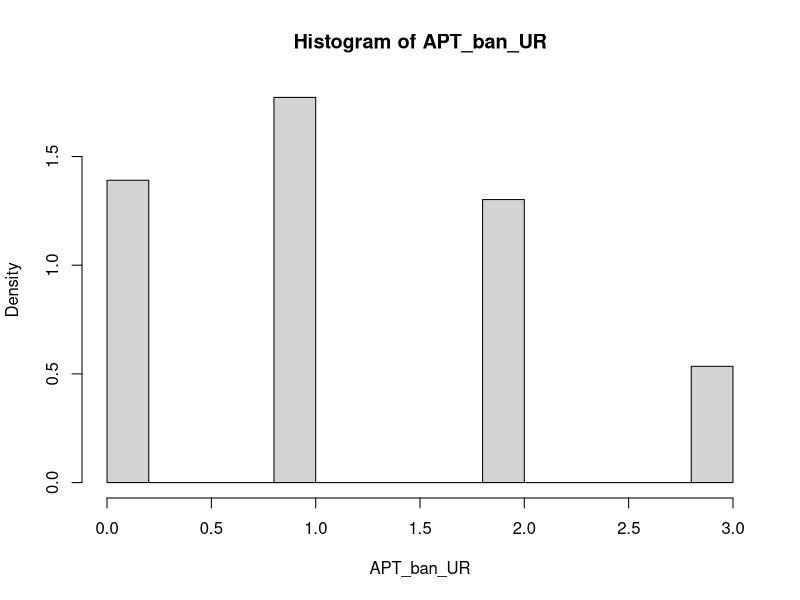
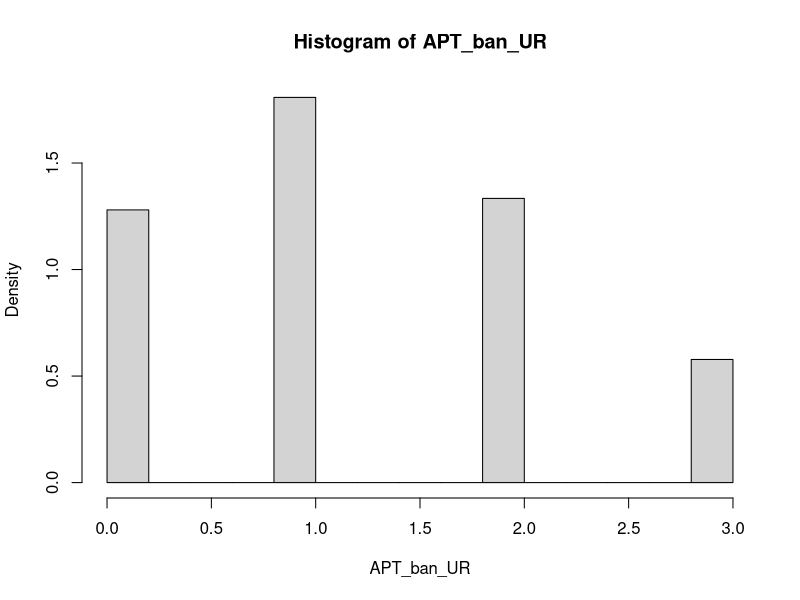
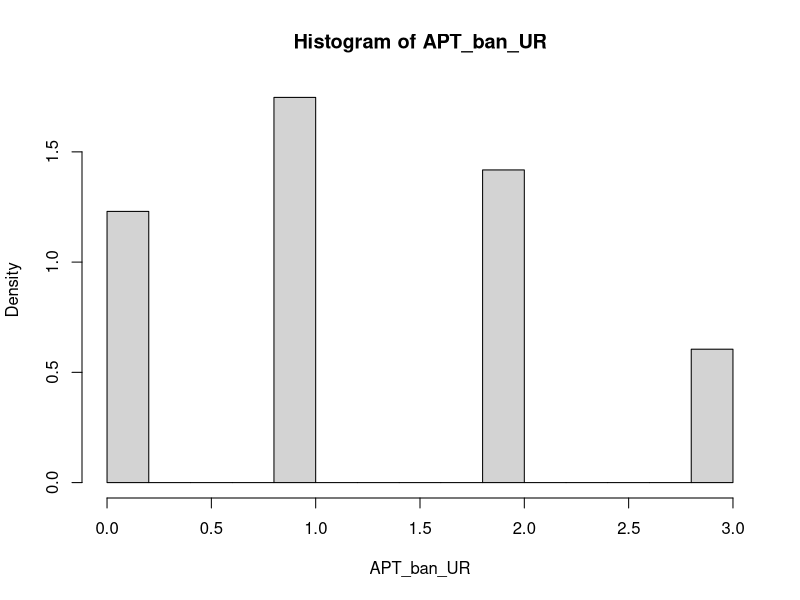
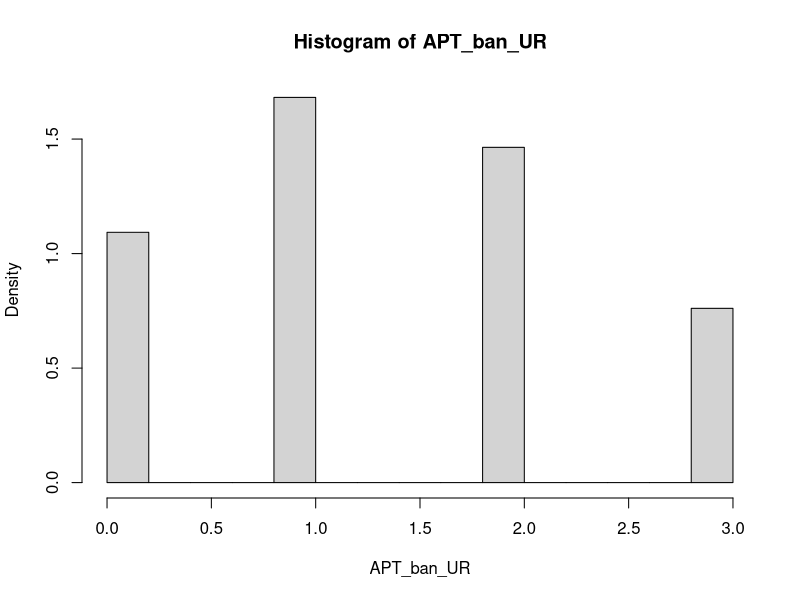
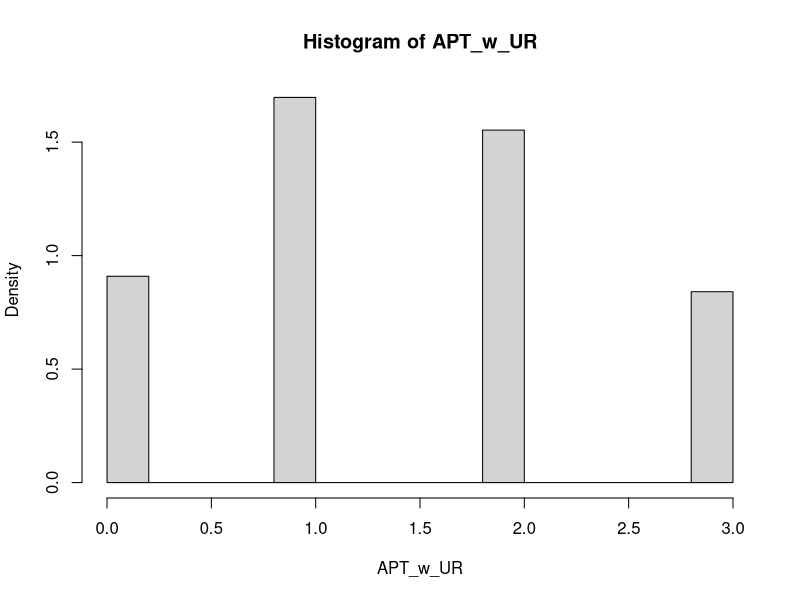
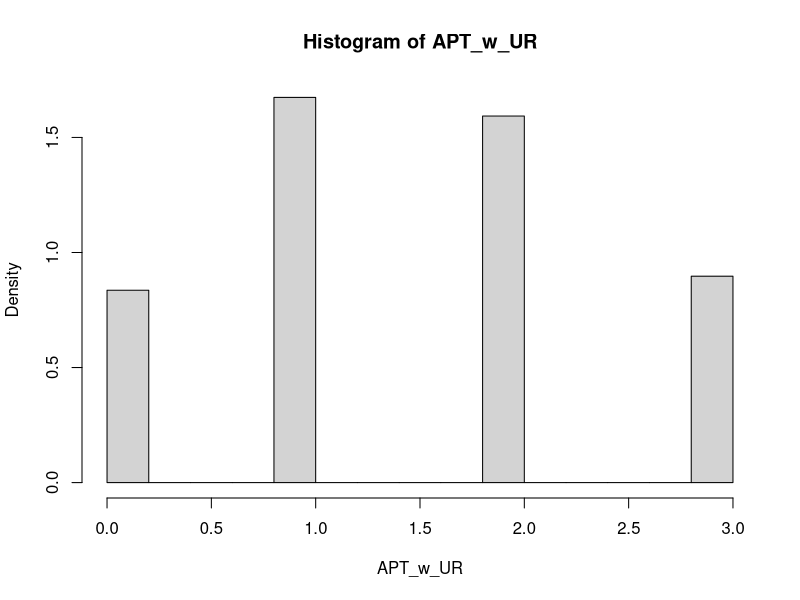
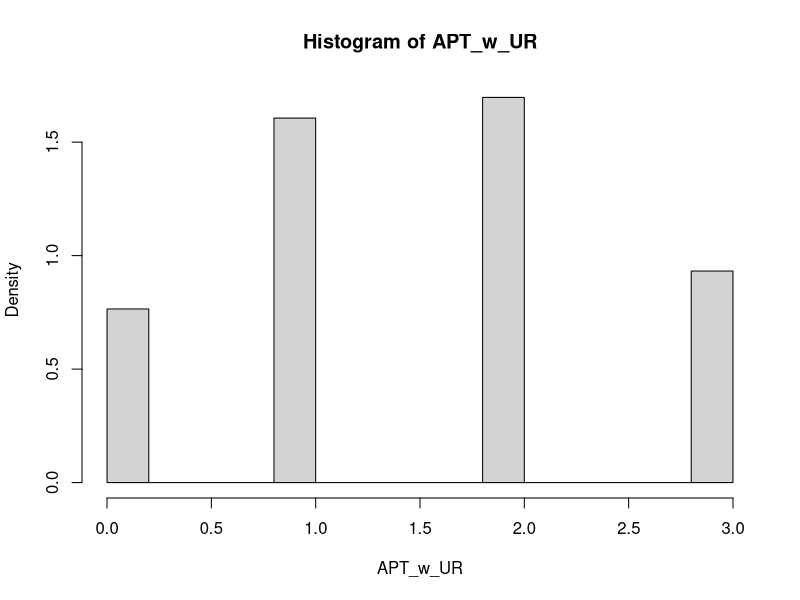
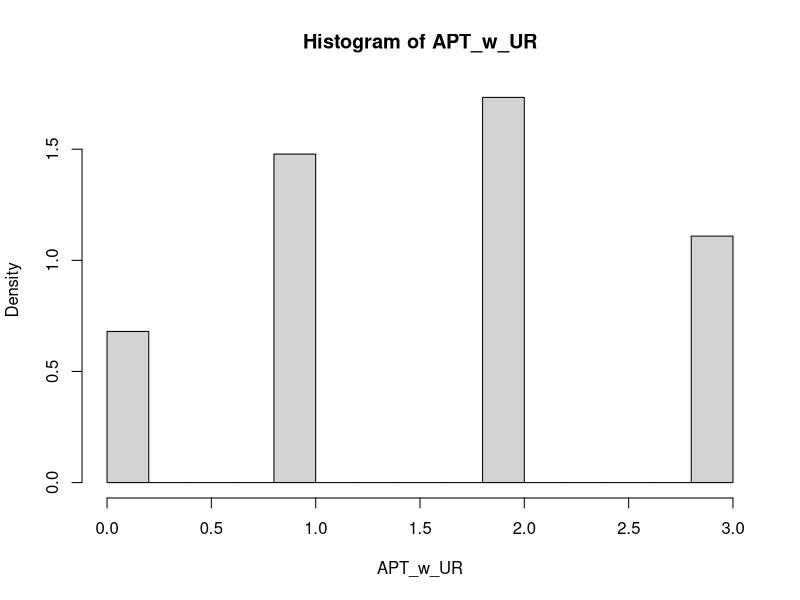

Generate these figures, in order, with R:
## ---- chunk 1
knitr::opts_chunk$set(echo = TRUE)
## ---- chunk 2
UR <- function(){

}
## ---- chunk 3
#' TSPostdiff AP Test
#'
#' Runs TSPostdiff in two armed scenario for n batches, with given batch size and burnin period, calculate AP Test statistic with or without UR.
#' @param pa prior probability of arm a
#' @param pb prior probability of arm b
#' @param n number of trials in one simulation 
#' @param burnin number of batches that runs only uniform random sampling before applying TS-Post Diff to provide more successes and failures in the beta distribution # nolint
#' @param batch number of trials before updating posterior probability
#' 
#' @return vector containing WaldScore[n], reward[n], APT_ban_UR, APT_w_UR: the final waldscore, reward, and AP test statistics for both arms

TSPDD <- function(pa, pb, n, c, burnin, batch) {
  # Set arm success and failures
  # ex. [0,1,1,1,2, 3, 3, 4, 5, 6] final index is total successes
  arm_a_successes <- c(0)
  arm_a_failures <- c(0)
  arm_b_successes <- c(0)
  arm_b_failures <- c(0)
  
  # Successes and failures as a list of one number at a certain time
  arm_a_s <- c(0)
  arm_a_f <- c(0)
  arm_b_s <- c(0)
  arm_b_f <- c(0)
 
  # AP Test statistic for arm a and arm b
  
  APT_ban_UR = 0
  APT_w_UR = 0
  
  # list that tracks number of successes for all arms
  # history generated for all the arms successes and failures
  abl <- c()
  
  # BURNIN PERIOD: use UR only
  for (i in 1:burnin) {
    # draw_a and draw_b are local variables, determine which arm add the first UR distribution
    # draw a and draw b: allocation probability of arms a and b
    draw_a <- runif(1)
    draw_b <- runif(1) #whenever runif(1) < pa/pb is indicated inside of draw a  
                         #and draw b comparisons, it means an arm is being
                           #pulled (with random probability)
    
    # if draw a is bigger than draw b
    if (draw_a > draw_b) {
      # "choose arm a"
      # Check if smaller than prior probability, update abl, number of successes & failures for arm a
      # new randomly generated probability is smaller than the prior probability
      # check if arm a was "successful", has reward
      if (runif(1) < pa) {
        # arm a is successful
        abl[i] <- 1
        arm_a_s <- arm_a_s + 1  #runif(1) is different in each pa/pb comparison
      } else {
        # arm a was not successful (not chosen)
        abl[i] <- 0
        arm_a_f <- arm_a_f + 1
      }
    }

    # if draw b is bigger than draw a
    else{
      # Check if smaller than prior probability, update abl, number of successes & failures for arm b
      if (runif(1) < pb) {
        abl[i] <- 1
        arm_b_s <- arm_b_s + 1
      }
      else {
        abl[i] <- 0
        arm_b_f <- arm_b_f + 1
      }
    }

    # Update total number of success and failures for arms a and b
    # TODO: why not directly add to arm_a_successes earlier? Difference between these
    arm_a_successes[i] <- arm_a_s
    arm_a_failures[i] <- arm_a_f
    arm_b_successes[i] <- arm_b_s
    arm_b_failures[i] <- arm_b_f
    
     #^^tracking the build-up of successes and failures under each arm, during
      #each iteration of for loop, starts at 0, continues until #burnin                    #total iterations, first index = 0, last index = # of successes 
    
    
  }

  # NOT BURNIN PERIOD: Use TS or UR depending on difference between posterior probabilities
  
  for (i in (burnin + 1):n) {
    # update posterior probability based on batch size 
    m = i %% batch 
    # Update posterior probability
    if (m == 0){
      draw_a <-
        rbeta(1, arm_a_successes[i - 1] + 1, arm_a_failures[i - 1] + 1) #draw from Beta(alpha, beta) distribution based on current successes & failures
      draw_b <-
        rbeta(1, arm_b_successes[i - 1] + 1, arm_b_failures[i - 1] + 1) # alpha = current successes, beta = current failures of each arm
    }
    # Does not update posterior probability 
    else{
      draw_a <-
        rbeta(1, arm_a_successes[i - m] + 1, arm_a_failures[i - m] + 1) # using the last settings for the distribution (not updated yet)
      draw_b <-
        rbeta(1, arm_b_successes[i - m] + 1, arm_b_failures[i - m] + 1)
    }
    # you can change 1000 to 10000 or whatever to make the result better.
    
    # if difference between the posterior probabilities is smaller than the threshold, use UR
    if (abs(draw_a - draw_b) < c) {
      draw_a <- runif(1)
      draw_b <- runif(1)
    } 
    # otherwise, use TS 
    # TODO: refactor code for TS and UR? avoid repetitive code
    # generate TS based on past history
    else {
      if (m == 0){ #batch = # of trials iterated before posterior prob update 
                    #this means whenever m becomes 0 again, the post prob
                   #is updated over and over again
                  #greater batch size -> slower and less post prob updates
        draw_a <-
          rbeta(1, arm_a_successes[i - 1] + 1, arm_a_failures[i - 1] + 1)
        draw_b <-
          rbeta(1, arm_b_successes[i - 1] + 1, arm_b_failures[i - 1] + 1)
      }
              #each time batch size is "crossed", m == 0, rbeta parameters are
        #updated to include most current success/failure counts, post prob
      #when m != 0, we stick with info from previous batch, older post prob
    #why rbeta? most suitable for binary reward system such as TSPDD
  #you can change 1000 to 10000 or whatever to make the result better
      else{
        draw_a <-
          rbeta(1, arm_a_successes[i - m] + 1, arm_a_failures[i - m] + 1)
        draw_b <-
          rbeta(1, arm_b_successes[i - m] + 1, arm_b_failures[i - m] + 1)
      }
          #same TS updating process done here again but on a more local level, 
        #if the effect size is better than the threshold, it shows we are 
      #willing to go back to exploiting again, when effect size is smaller, 
    #we are open to doing more exploration with UR
      
      # update AP_{ban UR} (without UR sampling)
      if (draw_b >draw_a){
        APT_ban_UR = APT_ban_UR + 1
      }
    }
    # Update arm a and arm b history
    # Always runs, no matter if it is UR or TS 
    if (draw_a > draw_b) {
      if (runif(1) < pa) {
        abl[i] <- 1
        arm_a_s <- arm_a_s + 1
      } else {
        abl[i] <- 0
        arm_a_f <- arm_a_f + 1
      }
    } else{
      if (runif(1) < pb) {
        abl[i] <- 1
        arm_b_s <- arm_b_s + 1
      } else {
        abl[i] <- 0
        arm_b_f <- arm_b_f + 1
      }
    }

    # AP_{w/ UR} (including the ones with UR)
    if (draw_b > draw_a){
      APT_w_UR <- APT_w_UR + 1
    }
    arm_a_successes[i] <- arm_a_s
    arm_a_failures[i] <- arm_a_f
    arm_b_successes[i] <- arm_b_s
    arm_b_failures[i] <- arm_b_f
  }


  #na: number of times arm A was pulled. nb: number of times arm B was pulled
  na <- arm_a_successes + arm_a_failures
  nb <- arm_b_successes + arm_b_failures
  # estimated posterior probability of arms a and b
  # [] posterior prob for arm a to be successful for each timepoint
  pa_est <- arm_a_successes / na
  pb_est <- arm_b_successes / nb

  # waldScore for confidence interval, is a way to analyze categorical data underlying chi-squared distribution
  # vectors, instead of summation
  WaldScore <-
    (pa_est - pb_est) / sqrt(pa_est * (1 - pa_est) / na + pb_est * (1 - pb_est) /nb)
  
  # vector of rewards (history)
  # expected reward we have from both arms at different sample sizes
  # TODO: rename to expected reward
  reward <- (na * pa + nb * pb) / c(1:n)
  
  # 
  return(c(WaldScore[n], reward[n], APT_ban_UR, APT_w_UR))
}
## ---- chunk 4
#' Critical Value (Normal)
#'
#' Finds critical value using normal assumption on LLN
#' @param APT AP Test statistic
#' @param alpha Customized significance level
#' 
#' @return generated critical value from normality assumption

normal_cv <- function(APT, alpha){
  m <- mean(APT) 
  v <- var(APT)
  sd <- sqrt(v)
  normal_rej <- qnorm(1-alpha)
  cv <- normal_rej * sd + m
  return(cv)
}
## ---- chunk 5
#' Critical Value (Empirical)
#'
#' Finds critical value using empirical assumption on LLN
#' @param APT AP Test statistic
#' @param alpha Customized significance level
#' 
#' @return generated critical value from expeirical simulations

empirical_cv <- function(APT, alpha){
  cdf = 0
  i = 0 
  while (cdf <= 1- alpha){
    p_i <-sum(APT == i)/length(APT)
    cdf <- sum(cdf, p_i)
    i = i + 1
  }
  return(i-1)
}
## ---- chunk 6

#' Calculating FPR for Effect Size
#'
#' Finds critical value using empirical assumption on LLN
#' @param APT AP Test statistic
#' @param alpha customized significance level
#' 
#' @return critical value
## ---- chunk 7
set.seed(0)
#calculate power and reward in case p0 < p1
alpha <- 0.05
effect_size <- 0 # effect size is 0: no difference between arms
p0 <- 0.5 - effect_size / 2
p1 <- 0.5 + effect_size / 2
N <- 15 # sample_size(total number of trials in one simulation)
B <- 5000 # number of simulations
c <- 0.1 # threshold
burn_in <- 2 # # of burnin trials
n <-  3 # batch_size
Ti <- N/n # num_batches

results <- array(dim = c(B, 4))
for (i in 1:B) {
  results[i,] <-
    TSPDD(
      pa = p0,
      pb = p1,
      n = Ti,
      c = c,
      burnin = burn_in, #burnin=1 means no burnin needs to be larger than batch-1, burnin=2 means there is one UR distribution before apply TSPost-Diff
      batch = n
    ) 
}
average_power = mean(results[, 1] > qnorm(1-alpha))
average_reward = mean(results[, 2])
APT_ban_UR = results[,3]
APT_w_UR = results[,4]

#Histogram of APT_ban_UR
hist(APT_ban_UR, freq = FALSE)

# empirical and normal CV of APT_ban_UR is
em_cv <- empirical_cv(APT_ban_UR,alpha)
paste('empirical CV is', em_cv)
norm_cv <- normal_cv(APT_ban_UR,alpha)
paste('normal CV is', norm_cv)

# empirical cdf of APT_ban_UR is
F1 <- ecdf(APT_ban_UR)

# empirical and normal FPR of APT_ban_UR is
paste('empirical FPR is', 1-F1(em_cv))
paste('normal FPR is', 1-F1(floor(norm_cv)))
## ---- chunk 8
set.seed(0)
#calculate power and reward in case p0 < p1
alpha <- 0.05
effect_size <- 0.05 # effect size is 0.05: difference between arm's rewards is 0.05
p0 <- 0.5 - effect_size / 2
p1 <- 0.5 + effect_size / 2

for (i in 1:B) {
  results[i,] <-
    TSPDD(
      pa = p0,
      pb = p1,
      n = Ti,
      c = c,
      burnin = burn_in, #burnin=1 means no burnin needs to be larger than batch-1
      batch = n
    ) 
}
average_power = mean(results[, 1] > qnorm(1-alpha))
average_reward = mean(results[, 2])
APT_ban_UR = results[,3]
APT_w_UR = results[,4]

#Histogram of APT_ban_UR
hist(APT_ban_UR, freq = FALSE)
F1 <- ecdf(APT_ban_UR)

paste('empircal Power is', 1-F1(em_cv))
paste('normal Power is', 1-F1(floor(norm_cv)))
## ---- chunk 9
set.seed(0)
#calculate power and reward in case p0 < p1
alpha <- 0.05
effect_size <- 0.1
p0 <- 0.5 - effect_size / 2
p1 <- 0.5 + effect_size / 2

for (i in 1:B) {
  results[i,] <-
    TSPDD(
      pa = p0,
      pb = p1,
      n = Ti,
      c = c,
      burnin = burn_in, #burnin=1 means no burnin needs to be larger than batch-1
      batch = n
    ) 
}
average_power = mean(results[, 1] > qnorm(1-alpha))
average_reward = mean(results[, 2])
APT_ban_UR = results[,3]
APT_w_UR = results[,4]
#Histogram of APT_ban_UR
hist(APT_ban_UR, freq = FALSE)

F1 <- ecdf(APT_ban_UR)

paste('empircal Power is', 1-F1(em_cv))
paste('normal Power is', 1-F1(floor(norm_cv)))
## ---- chunk 10
set.seed(0)
#calculate power and reward in case p0 < p1
alpha <- 0.05
effect_size <- 0.2
p0 <- 0.5 - effect_size / 2
p1 <- 0.5 + effect_size / 2

for (i in 1:B) {
  results[i,] <-
    TSPDD(
      pa = p0,
      pb = p1,
      n = Ti,
      c = c,
      burnin = burn_in, #burnin=1 means no burnin needs to be larger than batch-1
      batch = n
    ) 
}
average_power = mean(results[, 1] > qnorm(1-alpha))
average_reward = mean(results[, 2])
APT_ban_UR = results[,3]
APT_w_UR = results[,4]
#Histogram of APT_ban_UR
hist(APT_ban_UR, freq = FALSE)

F1 <- ecdf(APT_ban_UR)

paste('empircal Power is', 1-F1(em_cv))
paste('normal Power is', 1-F1(floor(norm_cv)))
## ---- chunk 11
set.seed(0)
#calculate power and reward in case p0 < p1
alpha <- 0.05
effect_size <- 0
p0 <- 0.5 - effect_size / 2
p1 <- 0.5 + effect_size / 2
results <- array(dim = c(B, 4))
for (i in 1:B) {
  results[i,] <-
    TSPDD(
      pa = p0,
      pb = p1,
      n = Ti,
      c = c,
      burnin = burn_in, #burnin=1 means no burnin needs to be larger than batch-1
      batch = n
    ) 
}
average_power = mean(results[, 1] > qnorm(1-alpha))
average_reward = mean(results[, 2])
APT_ban_UR = results[,3]
APT_w_UR = results[,4]
#Histogram of APT_w_UR
hist(APT_w_UR, freq = FALSE)

# emipircal CV of APT_w_UR is
em_cv <- empirical_cv(APT_w_UR,alpha)
paste('empirical CV is', em_cv)
# normal CV of APT_w_UR is

norm_cv <- normal_cv(APT_w_UR,alpha)
paste('normal CV is', norm_cv)

# empirical cdf of APT_w_UR is

F1 <- ecdf(APT_w_UR)

paste('empircal FPR is', 1-F1(em_cv))
paste('normal FPR is', 1-F1(floor(norm_cv)))
## ---- chunk 12
set.seed(0)
#calculate power and reward in case p0 < p1
alpha <- 0.05
effect_size <- 0.05
p0 <- 0.5 - effect_size / 2
p1 <- 0.5 + effect_size / 2

for (i in 1:B) {
  results[i,] <-
    TSPDD(
      pa = p0,
      pb = p1,
      n = Ti,
      c = c,
      burnin = burn_in, #burnin=1 means no burnin needs to be larger than batch-1
      batch = n
    ) 
}
average_power = mean(results[, 1] > qnorm(1-alpha))
average_reward = mean(results[, 2])
APT_ban_UR = results[,3]
APT_w_UR = results[,4]
#Histogram of APT_w_UR
hist(APT_w_UR, freq = FALSE)

F1 <- ecdf(APT_w_UR)

paste('empircal Power is', 1-F1(em_cv))
paste('normal Power is', 1-F1(floor(norm_cv)))
## ---- chunk 13
set.seed(0)
#calculate power and reward in case p0 < p1
alpha <- 0.05
effect_size <- 0.1
p0 <- 0.5 - effect_size / 2
p1 <- 0.5 + effect_size / 2

for (i in 1:B) {
  results[i,] <-
    TSPDD(
      pa = p0,
      pb = p1,
      n = Ti,
      c = c,
      burnin = burn_in, #burnin=1 means no burnin needs to be larger than batch-1
      batch = n
    ) 
}
average_power = mean(results[, 1] > qnorm(1-alpha))
average_reward = mean(results[, 2])
APT_ban_UR = results[,3]
APT_w_UR = results[,4]
#Histogram of APT_w_UR
hist(APT_w_UR, freq = FALSE)

F1 <- ecdf(APT_w_UR)

paste('empircal Power is', 1-F1(em_cv))
paste('normal Power is', 1-F1(floor(norm_cv)))
## ---- chunk 14
set.seed(0)
#calculate power and reward in case p0 < p1
alpha <- 0.05
effect_size <- 0.2
p0 <- 0.5 - effect_size / 2
p1 <- 0.5 + effect_size / 2

for (i in 1:B) {
  results[i,] <-
    TSPDD(
      pa = p0,
      pb = p1,
      n = Ti,
      c = c,
      burnin = burn_in, #burnin=1 means no burnin needs to be larger than batch-1
      batch = n
    )
}
average_power = mean(results[, 1] > qnorm(1-alpha))
average_reward = mean(results[, 2])
APT_ban_UR = results[,3]
APT_w_UR = results[,4]
#Histogram of APT_w_UR
hist(APT_w_UR, freq = FALSE)

F1 <- ecdf(APT_w_UR)

paste('empircal Power is', 1-F1(em_cv))
paste('normal Power is', 1-F1(floor(norm_cv)))
## ---- chunk 15
m <- mean(APT_w_UR)
sd <- sqrt(var(APT_w_UR))

hist((APT_w_UR-m)/sd)
